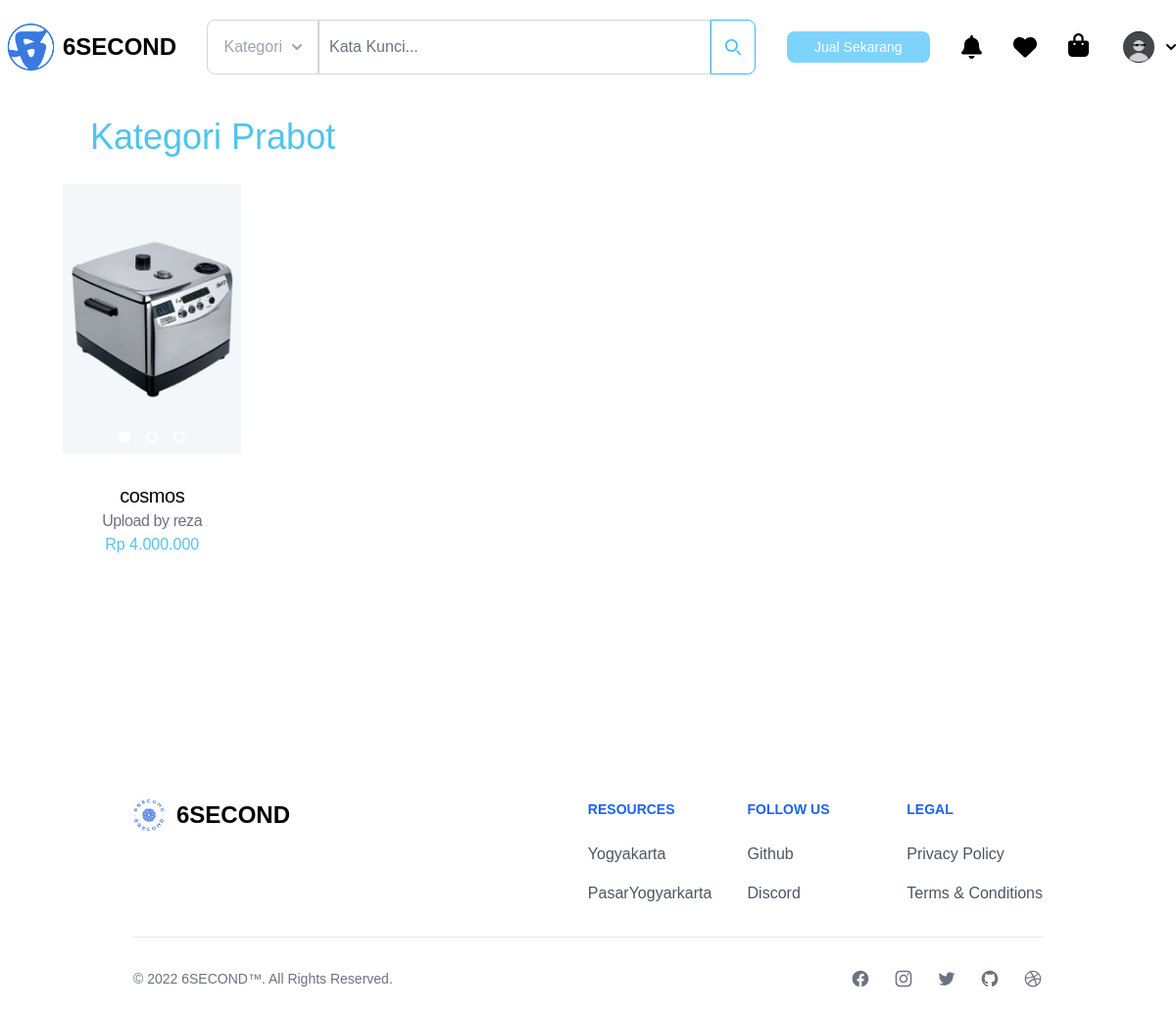
The page /prabot.php (signed in) on the database its author committed.
### tables this page shows
CREATE TABLE `detail_barang` (
  `id` int NOT NULL,
  `username` varchar(255) NOT NULL,
  `nama_barang` varchar(255) NOT NULL,
  `harga_barang` decimal(10,2) NOT NULL,
  `nomor_telepon` varchar(20) DEFAULT NULL,
  `kondisi` text,
  `deskripsi_barang` text,
  `link_maps` varchar(255) DEFAULT NULL,
  `gambar_barang_1` varchar(255) DEFAULT NULL,
  `gambar_barang_2` varchar(255) DEFAULT NULL,
  `gambar_barang_3` varchar(255) DEFAULT NULL,
  `gambar_barang_4` varchar(255) DEFAULT NULL,
  `tanggal_masuk` timestamp NULL DEFAULT CURRENT_TIMESTAMP,
  `jumlah_like` int DEFAULT '0',
  `jumlah_views` int DEFAULT '0',
  `lokasi_barang` varchar(255) NOT NULL,
  `kategori` varchar(50) NOT NULL
);

### prabot.php (the view, shortened to what this page needs)
<?php
require_once 'koneksi.php';
$query = "SELECT id, username, nama_barang, harga_barang, gambar_barang_1 FROM detail_barang WHERE kategori = 'prabot'";
$result = $connection->query($query);
if ($result->num_rows > 0) {
    $rows = $result->fetch_all(MYSQLI_ASSOC);
    ?>
<!DOCTYPE html>
<html lang="en">
<head>
  <link rel="stylesheet" href="assets/app.css" />
  <link href="./output.css" rel="stylesheet">
  <link href="https://cdn.jsdelivr.net/npm/tailwindcss@2.2.19/dist/tailwind.min.css" rel="stylesheet" />
  <link href="https://cdnjs.cloudflare.com/ajax/libs/flowbite/2.3.0/flowbite.min.css" rel="stylesheet" />
</head>
<header>
            <?php require_once 'header.php'; ?>
</header>
<body>
<div class="mb-44">
    <div class="md:grid md:grid-cols-5 my-10 justify-center gap-x-10 md:mx-16 mx-7">
        <div class="md:mx-10 mx-3 col-span-5">
            <h1 class="text-blue font-medium md:text-4xl text-3xl -ml-3 md:mt-20 mt-24">Kategori Prabot</h1>
        </div>
        <?php
        foreach ($rows as $row) {
            $nama_barang = $row['nama_barang'];
            $words = explode(" ", $nama_barang);
            $short_name = implode(" ", array_slice($words, 0, 3));
            ?>
            <div class="group flex my-7 justify-center md:col-span-1 max-w-screen-xl md:max-w-xs flex-col overflow-hidden bg-card-ec hover:shadow-xl">
                <a href="tampil_detail_product.php?id=<?php echo $row['id']; ?>" class="relative flex h-72 overflow-hidden justify-center">
                    <img class="card-image md:absolute w-full top-0 right-0 object-cover" src="<?php echo $row['gambar_barang_1']; ?>" alt="product image" />
                    <div class="absolute bottom-0 mb-6 flex w-full justify-center space-x-4">
                        <div class="h-3 w-3 rounded-full border-2 border-white bg-white"></div>
                        <div class="h-3 w-3 rounded-full border-2 border-white bg-transparent"></div>
                        <div class="h-3 w-3 rounded-full border-2 border-white bg-transparent"></div>
                    </div>
</a>
<div class="mt-4 pb-5 flex flex-col">
<a href="tampil_detail_product.php?id=<?php echo $row['id']; ?>">
<h1 class="text-center tracking-tight font-medium text-xl"><?php echo $short_name; ?></h1>
<h2 class="text-center tracking-tight font-light text-gray-500">Upload by <?php echo $row['username']; ?></h2>
</a>
<div class="flex justify-center">
<p><span class="text-base text-blue font-medium">Rp <?php echo number_format($row['harga_barang'], 0, '', '.'); ?></span></p>
</div>
</div>
</div>
<?php
     }
     ?>
</div>
</div>
<?php
} else {
    echo "Tidak ada data yang ditemukan.";
}
?>
</body>
<header>
            <?php require_once 'footer.php'; ?>
</header>
</html>

### assets/app.css (style rules this page uses)
* { box-sizing: border-box; }
body { margin: 0; font-family: Poppins; overflow-x: hidden; }
* { margin: 0; padding: 0; box-sizing: border-box; font-family: "Poppins", sans-serif; }
.bg-card-ec { background-color: #fff; transition: background-color 0.3s ease; }

### prabot.php (style rules this page uses)
.card-image { width: 320px; height: 275px; }

### rows shown on the page
detail_barang: gambar_barang_1 (picture), nama_barang "cosmos", username "reza", harga_barang "4.000.000"
